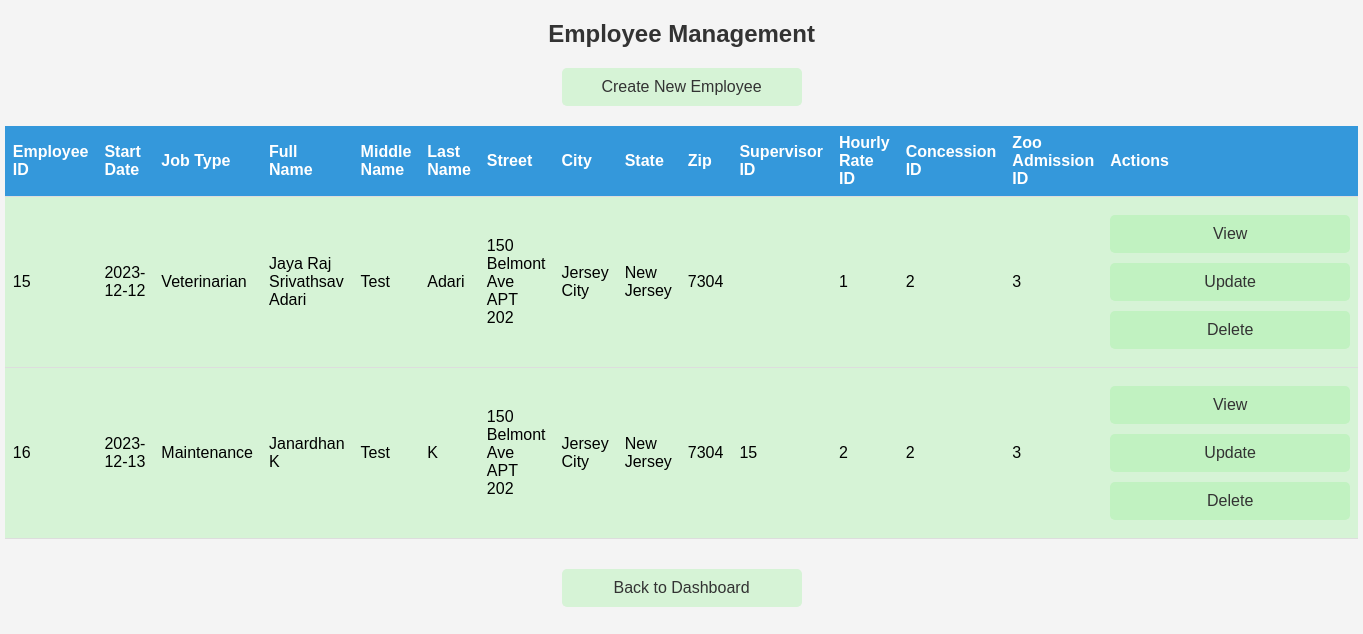
/employees/view_employees.php, run on the app's committed database.
### tables this page shows
CREATE TABLE IF NOT EXISTS `employee` (
  `EmployeeID` int(11) NOT NULL AUTO_INCREMENT,
  `StartDate` varchar(255) NOT NULL,
  `JobType` varchar(255) DEFAULT NULL,
  `FirstName` varchar(255) NOT NULL,
  `MiddleName` varchar(255) DEFAULT NULL,
  `LastName` varchar(255) NOT NULL,
  `Street` varchar(255) NOT NULL,
  `City` varchar(255) NOT NULL,
  `State` varchar(255) NOT NULL,
  `Zip` varchar(255) NOT NULL,
  `SuperID` int(11) DEFAULT NULL,
  `HourlyRateID` int(11) DEFAULT NULL,
  `ConcessionID` int(11) DEFAULT NULL,
  `ZooAdmissionID` int(11) DEFAULT NULL,
  PRIMARY KEY (`EmployeeID`),
  KEY `SuperID` (`SuperID`),
  KEY `HourlyRateID` (`HourlyRateID`),
  KEY `ConcessionID` (`ConcessionID`),
  KEY `ZooAdmissionID` (`ZooAdmissionID`),
  CONSTRAINT `employee_ibfk_1` FOREIGN KEY (`SuperID`) REFERENCES `employee` (`EmployeeID`),
  CONSTRAINT `employee_ibfk_2` FOREIGN KEY (`HourlyRateID`) REFERENCES `hourlyrate` (`ID`),
  CONSTRAINT `employee_ibfk_3` FOREIGN KEY (`ConcessionID`) REFERENCES `concession` (`ID`),
  CONSTRAINT `employee_ibfk_4` FOREIGN KEY (`ZooAdmissionID`) REFERENCES `zooadmission` (`ID`)
);

### employees/view_employees.php (the view, shortened to what this page needs)
<?php
include '../includes/db_connection.php';
$sql = "SELECT * FROM Employee";
$result = $conn->query($sql);
?>
<!DOCTYPE html>
<html lang="en">
<head>
</head>
<body>
    <h2>Employee Management</h2>
    <a href="create_employee.php">Create New Employee</a>
    <table>
        <tr>
            <th>Employee ID</th>
            <th>Start Date</th>
            <th>Job Type</th>
            <th>Full Name</th>
            <th>Middle Name</th>
            <th>Last Name</th>
            <th>Street</th>
            <th>City</th>
            <th>State</th>
            <th>Zip</th>
            <th>Supervisor ID</th>
            <th>Hourly Rate ID</th>
            <th>Concession ID</th>
            <th>Zoo Admission ID</th>
            <th>Actions</th>
        </tr>
        <?php while ($row = $result->fetch_assoc()) : ?>
            <tr>
                <td><?php echo $row['EmployeeID']; ?></td>
                <td><?php echo $row['StartDate']; ?></td>
                <td><?php echo $row['JobType']; ?></td>
                <td><?php echo $row['FirstName'] . ' ' . $row['LastName']; ?></td>
                <td><?php echo $row['MiddleName']; ?></td>
                <td><?php echo $row['LastName']; ?></td>
                <td><?php echo $row['Street']; ?></td>
                <td><?php echo $row['City']; ?></td>
                <td><?php echo $row['State']; ?></td>
                <td><?php echo $row['Zip']; ?></td>
                <td><?php echo $row['SuperID']; ?></td>
                <td><?php echo $row['HourlyRateID']; ?></td>
                <td><?php echo $row['ConcessionID']; ?></td>
                <td><?php echo $row['ZooAdmissionID']; ?></td>
                <td>
                    <a href="view_employee.php?id=<?php echo $row['EmployeeID']; ?>">View</a>
                    <a href="update_employee.php?id=<?php echo $row['EmployeeID']; ?>">Update</a>
                    <a href="delete_employee.php?id=<?php echo $row['EmployeeID']; ?>">Delete</a>
                </td>
            </tr>
        <?php endwhile; ?>
    </table>
    <a href="../dashboard.php">Back to Dashboard</a>
</body>
</html>

### employees/view_employees.php (style rules this page uses)
body { font-family: Arial, sans-serif; background-color: #f4f4f4; margin: 0; padding: 0; }
h2 { text-align: center; color: #333; }
a { display: block; width: 200px; margin: 10px auto; padding: 10px 20px; background-color: rgba(144, 238, 144, 0.3); color: #333; text-decoration: none; border-radius: 5px; text-align: center; }
table { width: 80%; margin: 20px auto; border-collapse: collapse; margin-bottom: 30px; background-color: rgba(144, 238, 144, 0.3); }
th, td { padding: 8px; text-align: left; border-bottom: 1px solid #ddd; }
th { background-color: #3498db; color: white; }

### data on the page
employee: EmployeeID "15", StartDate "2023-12-12", JobType "Veterinarian", FirstName "Jaya Raj Srivathsav", LastName "Adari", MiddleName "Test", Street "150 Belmont Ave APT 202", City "Jersey City", State "New Jersey", Zip "7304", HourlyRateID "1", ConcessionID "2", ZooAdmissionID "3"
employee: EmployeeID "16", StartDate "2023-12-13", JobType "Maintenance", FirstName "Janardhan", LastName "K", MiddleName "Test", Street "150 Belmont Ave APT 202", City "Jersey City", State "New Jersey", Zip "7304", SuperID "15", HourlyRateID "2", ConcessionID "2", ZooAdmissionID "3"
